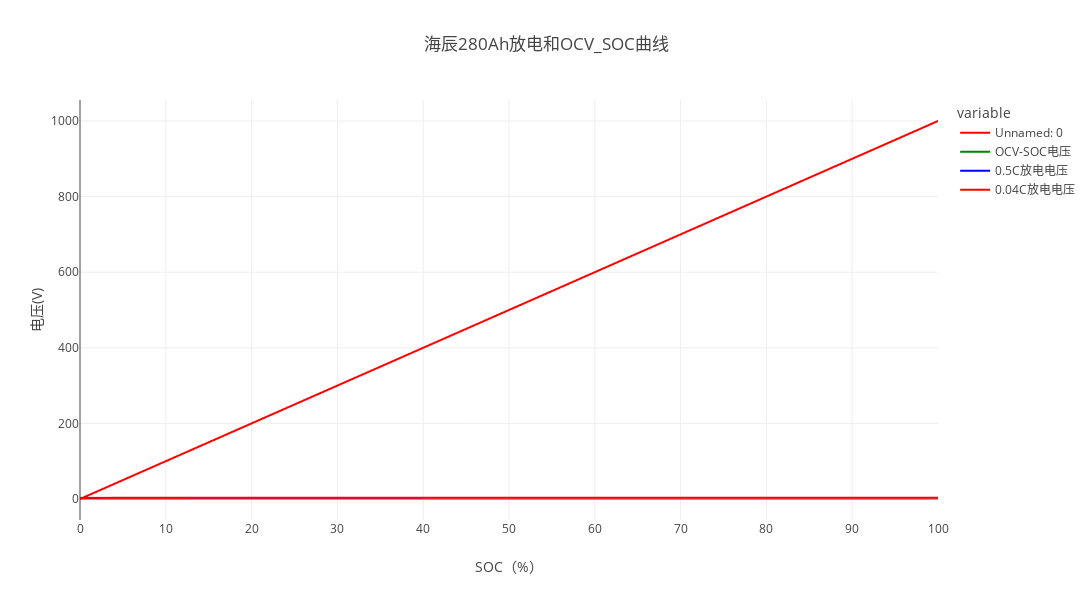

Notebook code for this chart:
### Code cell
TOTAL_POINT = 1000
soc_points = np.linspace(0, TOTAL_POINT, TOTAL_POINT + 1, dtype=int)
soc_index = soc_points / TOTAL_POINT * 100

df_merged = pd.read_csv('resampled_data.csv')
df_merged['SOC'] = soc_index
df_merged.set_index('SOC', inplace=True)


fig = px.line(df_merged, title='海辰280Ah放电和OCV_SOC曲线', color_discrete_sequence=['red', 'green', 'blue'], width=1500, height=600)
fig.update_layout(xaxis_title='SOC（%）', yaxis_title='电压(V)', xaxis_dtick=10)
# st.plotly_chart(fig, use_container_width=True)
fig.show()

### Figure 1 — Plotly figure (JSON) as saved in the notebook; plotly's stock layout.template omitted (floating-point values rounded to 4 significant figures; data arrays with more than 128 entries replaced by an {"elided": "..."} marker saying what was removed)
{"data": [{"hovertemplate": "variable=Unnamed: 0<br>SOC=%{x}<br>value=%{y}<extra></extra>", "legendgroup": "Unnamed: 0", "line": {"color": "red", "dash": "solid"}, "marker": {"symbol": "circle"}, "mode": "lines", "name": "Unnamed: 0", "showlegend": true, "type": "scattergl", "x": {"elided": "1001 float values"}, "xaxis": "x", "y": {"elided": "1001 float values"}, "yaxis": "y"}, {"hovertemplate": "variable=OCV-SOC电压<br>SOC=%{x}<br>value=%{y}<extra></extra>", "legendgroup": "OCV-SOC电压", "line": {"color": "green", "dash": "solid"}, "marker": {"symbol": "circle"}, "mode": "lines", "name": "OCV-SOC电压", "showlegend": true, "type": "scattergl", "x": {"elided": "1001 float values"}, "xaxis": "x", "y": {"elided": "1001 float values"}, "yaxis": "y"}, {"hovertemplate": "variable=0.5C放电电压<br>SOC=%{x}<br>value=%{y}<extra></extra>", "legendgroup": "0.5C放电电压", "line": {"color": "blue", "dash": "solid"}, "marker": {"symbol": "circle"}, "mode": "lines", "name": "0.5C放电电压", "showlegend": true, "type": "scattergl", "x": {"elided": "1001 float values"}, "xaxis": "x", "y": {"elided": "1001 float values"}, "yaxis": "y"}, {"hovertemplate": "variable=0.04C放电电压<br>SOC=%{x}<br>value=%{y}<extra></extra>", "legendgroup": "0.04C放电电压", "line": {"color": "red", "dash": "solid"}, "marker": {"symbol": "circle"}, "mode": "lines", "name": "0.04C放电电压", "showlegend": true, "type": "scattergl", "x": {"elided": "1001 float values"}, "xaxis": "x", "y": {"elided": "1001 float values"}, "yaxis": "y"}], "layout": {"height": 600, "legend": {"title": {"text": "variable"}, "tracegroupgap": 0}, "title": {"text": "海辰280Ah放电和OCV_SOC曲线"}, "width": 1500, "xaxis": {"anchor": "y", "domain": [0, 1], "dtick": 10, "title": {"text": "SOC（%）"}}, "yaxis": {"anchor": "x", "domain": [0, 1], "title": {"text": "电压(V)"}}}}
